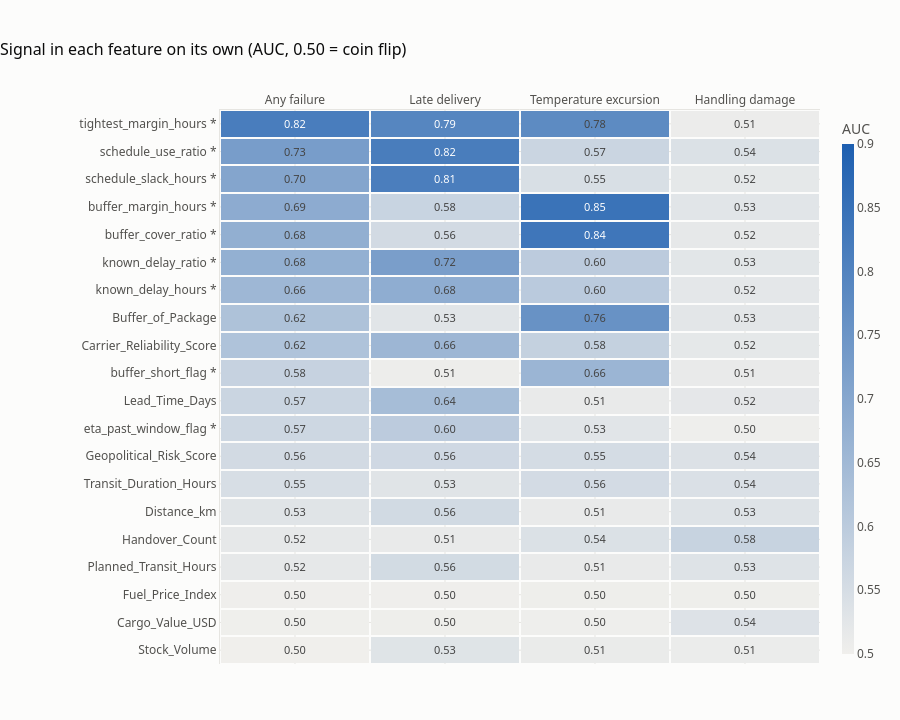

This figure's notebook cell:
### Markdown cell above
## 4. How much signal does each feature carry?

We score every feature on its own against each kind of failure, using a number called **AUC**.

- Pick one failed shipment and one safe shipment at random. AUC is the chance that the feature ranks them the right way round.
- **0.50** is a coin flip (useless). **1.00** is perfect.

Engineered features are marked with a star.

### Code cell
from sklearn.metrics import roc_auc_score

RAW_NUMERIC = [
    "Buffer_of_Package", "Carrier_Reliability_Score", "Lead_Time_Days", "Geopolitical_Risk_Score",
    "Transit_Duration_Hours", "Planned_Transit_Hours", "Distance_km", "Handover_Count",
    "Stock_Volume", "Fuel_Price_Index", "Cargo_Value_USD",
]


def strength(values, outcome):
    """AUC of one column against one outcome. Direction does not matter, so we fold it above 0.5."""
    auc = roc_auc_score(outcome, values)
    return max(auc, 1 - auc)


signal = pd.DataFrame({
    outcome: {col: strength(featured[col], outcomes[outcome]) for col in ENGINEERED + RAW_NUMERIC}
    for outcome in FAILURE_TYPES
}).sort_values("Shipment_Failure", ascending=True)
labels = [f"{name} *" if name in ENGINEERED else name for name in signal.index]

fig = go.Figure(go.Heatmap(
    z=signal.values, x=["Any failure", "Late delivery", "Temperature excursion", "Handling damage"], y=labels,
    zmin=0.5, zmax=0.9, colorscale=[[0, "#f0efec"], [1, "#1d5fb0"]],
    text=signal.values, texttemplate="%{text:.2f}", textfont=dict(size=11),
    xgap=2, ygap=2, colorbar=dict(title="AUC", thickness=12),
    hovertemplate="%{y}<br>%{x}<br>AUC: %{z:.3f}<extra></extra>",
))
fig.update_xaxes(side="top")
style(fig, "Signal in each feature on its own (AUC, 0.50 = coin flip)", height=720)
fig.update_layout(margin=dict(l=220, t=110))
fig.show()

best = pd.DataFrame({
    "best_raw_column": signal.loc[RAW_NUMERIC].idxmax(),
    "raw_auc": signal.loc[RAW_NUMERIC].max().round(3),
    "best_engineered_feature": signal.loc[ENGINEERED].idxmax(),
    "engineered_auc": signal.loc[ENGINEERED].max().round(3),
})
best["gain"] = (best["engineered_auc"] - best["raw_auc"]).round(3)
best

### Figure 1 — Plotly figure (JSON) as saved in the notebook; plotly's stock layout.template omitted (floating-point values rounded to 4 significant figures)
{"data": [{"colorbar": {"thickness": 12, "title": {"text": "AUC"}}, "colorscale": [[0, "#f0efec"], [1, "#1d5fb0"]], "hovertemplate": "%{y}<br>%{x}<br>AUC: %{z:.3f}<extra></extra>", "text": [[0.5006, 0.5316, 0.511, 0.5086], [0.501, 0.5035, 0.5033, 0.5364], [0.5025, 0.502, 0.5037, 0.5034], [0.5183, 0.5569, 0.5137, 0.534], [0.5194, 0.514, 0.5392, 0.5782], [0.5311, 0.5589, 0.5129, 0.5343], [0.5468, 0.5302, 0.555, 0.5411], [0.557, 0.5631, 0.5527, 0.5378], [0.5661, 0.5989, 0.529, 0.5033], [0.5726, 0.64, 0.5133, 0.5211], [0.5794, 0.5052, 0.6603, 0.5127], [0.6225, 0.6581, 0.5842, 0.5202], [0.6242, 0.5288, 0.7579, 0.5255], [0.6553, 0.6833, 0.6018, 0.5224], [0.6754, 0.7238, 0.5986, 0.5259], [0.6788, 0.5576, 0.8351, 0.5191], [0.6879, 0.5761, 0.8452, 0.5283], [0.7047, 0.8132, 0.5457, 0.5203], [0.727, 0.8167, 0.5725, 0.54], [0.8162, 0.7912, 0.7791, 0.5084]], "textfont": {"size": 11}, "texttemplate": "%{text:.2f}", "type": "heatmap", "x": ["Any failure", "Late delivery", "Temperature excursion", "Handling damage"], "xgap": 2, "y": ["Stock_Volume", "Cargo_Value_USD", "Fuel_Price_Index", "Planned_Transit_Hours", "Handover_Count", "Distance_km", "Transit_Duration_Hours", "Geopolitical_Risk_Score", "eta_past_window_flag *", "Lead_Time_Days", "buffer_short_flag *", "Carrier_Reliability_Score", "Buffer_of_Package", "known_delay_hours *", "known_delay_ratio *", "buffer_cover_ratio *", "buffer_margin_hours *", "schedule_slack_hours *", "schedule_use_ratio *", "tightest_margin_hours *"], "ygap": 2, "z": [[0.5006, 0.5316, 0.511, 0.5086], [0.501, 0.5035, 0.5033, 0.5364], [0.5025, 0.502, 0.5037, 0.5034], [0.5183, 0.5569, 0.5137, 0.534], [0.5194, 0.514, 0.5392, 0.5782], [0.5311, 0.5589, 0.5129, 0.5343], [0.5468, 0.5302, 0.555, 0.5411], [0.557, 0.5631, 0.5527, 0.5378], [0.5661, 0.5989, 0.529, 0.5033], [0.5726, 0.64, 0.5133, 0.5211], [0.5794, 0.5052, 0.6603, 0.5127], [0.6225, 0.6581, 0.5842, 0.5202], [0.6242, 0.5288, 0.7579, 0.5255], [0.6553, 0.6833, 0.6018, 0.5224], [0.6754, 0.7238, 0.5986, 0.5259], [0.6788, 0.5576, 0.8351, 0.5191], [0.6879, 0.5761, 0.8452, 0.5283], [0.7047, 0.8132, 0.5457, 0.5203], [0.727, 0.8167, 0.5725, 0.54], [0.8162, 0.7912, 0.7791, 0.5084]], "zmax": 0.9, "zmin": 0.5}], "layout": {"font": {"color": "#52514e", "family": "Segoe UI, Arial, sans-serif", "size": 12}, "height": 720, "hoverlabel": {"bgcolor": "white", "font": {"color": "#0b0b0b"}}, "margin": {"b": 56, "l": 220, "r": 32, "t": 110}, "paper_bgcolor": "#fcfcfb", "plot_bgcolor": "#fcfcfb", "title": {"font": {"color": "#0b0b0b", "size": 16}, "text": "Signal in each feature on its own (AUC, 0.50 = coin flip)", "x": 0, "xanchor": "left"}, "xaxis": {"gridcolor": "#e6e5e1", "linecolor": "#e6e5e1", "side": "top", "zeroline": false}, "yaxis": {"gridcolor": "#e6e5e1", "linecolor": "#e6e5e1", "zeroline": false}}}
